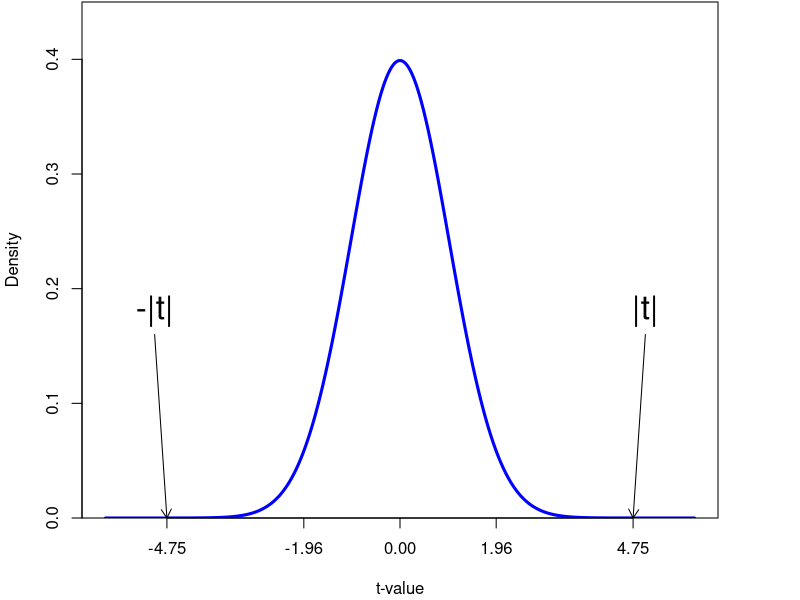
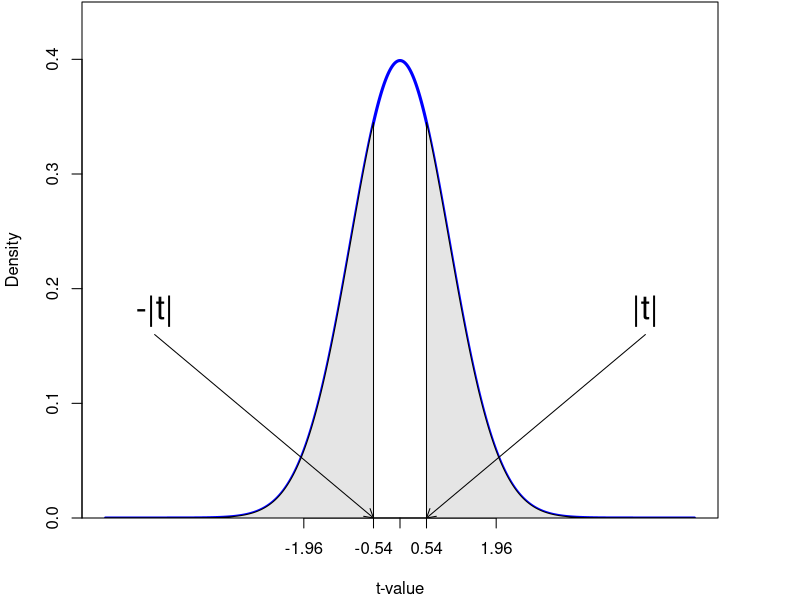
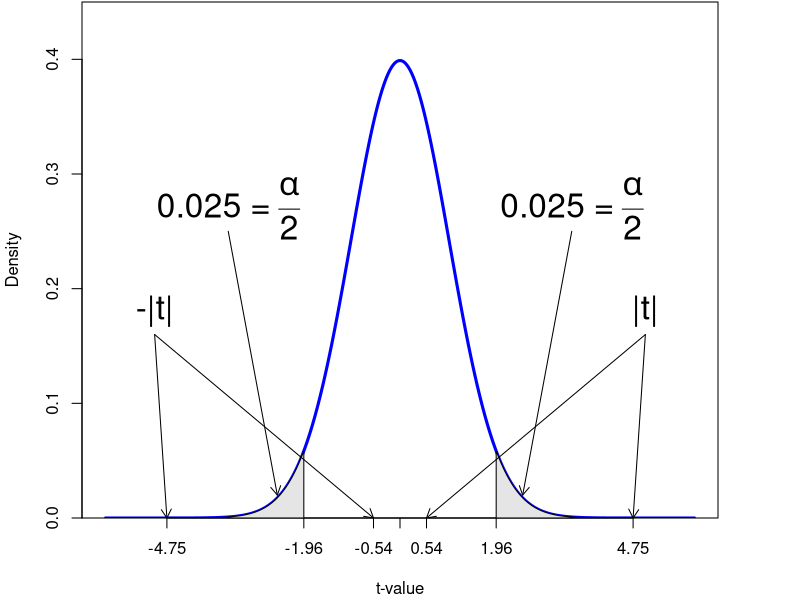
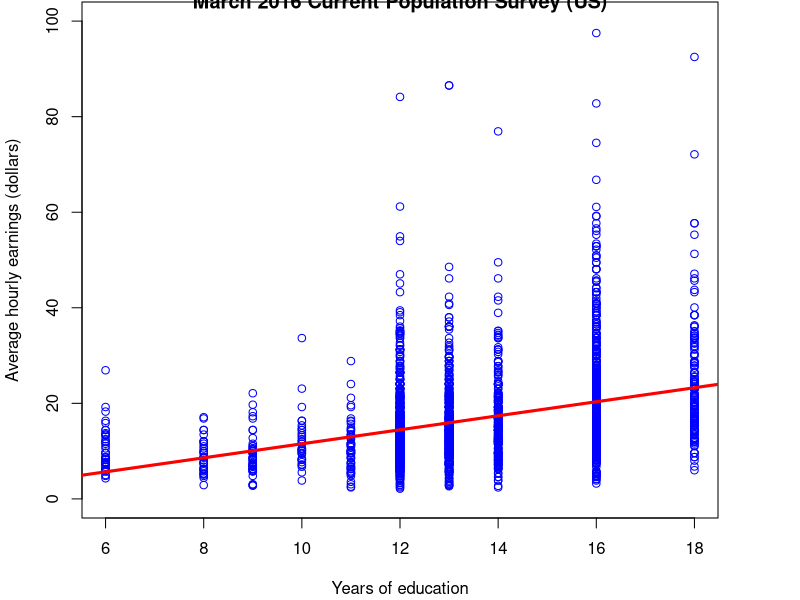
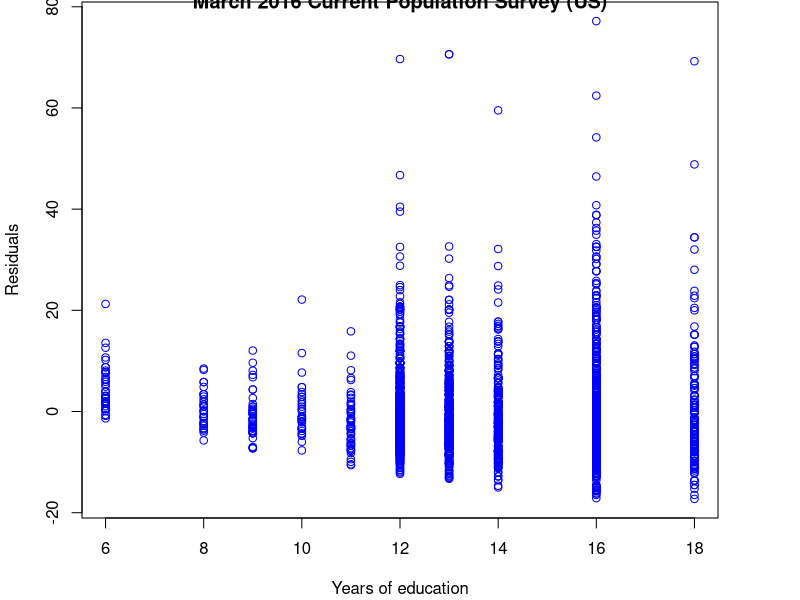

These charts were generated, in order, by the following R code:
## ---- chunk 1
library(AER) # include Applied Econometrics with R library
data(CASchools) # Load CASchools data
# Generate a couple of useful variables
CASchools$STR <- CASchools$students/CASchools$teachers  # Student-teacher ratio
CASchools$Score <- (CASchools$read + CASchools$math)/2  # Student test score
data(CPSSWEducation) # Load CPSSWEducation data
## ---- chunk 2
lm1 <- lm(Score ~ STR, data = CASchools) # Fitted model in lm1
summary(lm1)
## ---- chunk 3
# Plot the standard normal on the support [-6,6]
t <- seq(-6, 6, 0.01)
par(mar = c(4.1,4.1,0.1,4.1))
plot(x = t, 
     y = dnorm(t, 0, 1), 
     type = "l", 
     col = "blue", 
     lwd = 3, 
     yaxs = "i",
     ylab = "Density",
     xaxt="n",
     xlab = "t-value",
     ylim = c(0, 0.45) )

tact <- -4.75

axis(1, at = c(0, -1.96, 1.96, -tact, tact))

# Shade the critical regions using polygon():

#critical region in left tail

polygon(x = c(-6, seq(-6, -4.75, 0.01), -4.75),
        y = c(0, dnorm(seq(-6, -4.75, 0.01)), 0),
        col = 'red')

# critical region in right tail

polygon(x = c(4.75, seq(4.75, 6, 0.01), 6),
        y = c(0, dnorm(seq(4.75, 6, 0.01)), 0),
        col = 'red')

# Add arrows and texts indicating critical regions and the p-value
# arrows(-3.5, 0.2, -2.5, 0.02, length = 0.1)
# arrows(3.5, 0.2, 2.5, 0.02, length = 0.1)

arrows(-5, 0.16, -4.75, 0, length = 0.1)
arrows(5, 0.16, 4.75, 0, length = 0.1)

# text(-3.5, 0.22, 
#      labels = expression("0.025"~"="~over(alpha, 2)),
#      cex = 0.7)
# text(3.5, 0.22, 
#      labels = expression("0.025"~"="~over(alpha, 2)),
#      cex = 0.7)

text(-5, 0.18, 
     labels = expression(paste("-|",t,"|")), 
     cex = 2)
text(5, 0.18, 
     labels = expression(paste("|",t,"|")), 
     cex = 2)

## ---- chunk 4
# Plot the standard normal on the support [-6,6]
t <- seq(-6, 6, 0.01)
par(mar = c(4.1,4.1,0.1,4.1))
plot(x = t, 
     y = dnorm(t, 0, 1), 
     type = "l", 
     col = "blue", 
     lwd = 3, 
     yaxs = "i",
     ylab = "Density",
     xaxt="n",
     xlab = "t-value",
     ylim = c(0, 0.45) )

tact <- -0.54

axis(1, at = c(0, -1.96, 1.96, -tact, tact))

# Shade the critical regions using polygon():

#critical region in left tail

polygon(x = c(-6, seq(-6, -0.54, 0.01), -0.54),
        y = c(0, dnorm(seq(-6, -0.54, 0.01)), 0),
        col = 'gray90')

# critical region in right tail

polygon(x = c(0.54, seq(0.54, 6, 0.01), 6),
        y = c(0, dnorm(seq(0.54, 6, 0.01)), 0),
        col = 'gray90')

# Add arrows and texts indicating critical regions and the p-value
# arrows(-3.5, 0.2, -2.5, 0.02, length = 0.1)
# arrows(3.5, 0.2, 2.5, 0.02, length = 0.1)

arrows(-5, 0.16, -0.54, 0, length = 0.1)
arrows(5, 0.16, 0.54, 0, length = 0.1)

# text(-3.5, 0.22, 
#      labels = expression("0.025"~"="~over(alpha, 2)),
#      cex = 0.7)
# text(3.5, 0.22, 
#      labels = expression("0.025"~"="~over(alpha, 2)),
#      cex = 0.7)

text(-5, 0.18, 
     labels = expression(paste("-|",t,"|")), 
     cex = 2)
text(5, 0.18, 
     labels = expression(paste("|",t,"|")), 
     cex = 2)


## ---- chunk 5
# Plot the standard normal on the support [-6,6]
t <- seq(-6, 6, 0.01)
par(mar = c(4.1,4.1,0.1,4.1))
plot(x = t, 
     y = dnorm(t, 0, 1), 
     type = "l", 
     col = "blue", 
     lwd = 3, 
     yaxs = "i",
     ylab = "Density",
     xaxt="n",
     xlab = "t-value",
     ylim = c(0, 0.45) )

tact <- -0.54

axis(1, at = c(0, -1.96, 1.96, -tact, tact,-4.75,4.75))

# Shade the critical regions using polygon():

#critical region in left tail

polygon(x = c(-6, seq(-6, -1.96, 0.01), -1.96),
        y = c(0, dnorm(seq(-6, -1.96, 0.01)), 0),
        col = 'gray90')

# critical region in right tail

polygon(x = c(1.96, seq(1.96, 6, 0.01), 6),
        y = c(0, dnorm(seq(1.96, 6, 0.01)), 0),
        col = 'gray90')

# Add arrows and texts indicating critical regions and the p-value
arrows(-3.5, 0.25, -2.5, 0.02, length = 0.1)
arrows(3.5, 0.25, 2.5, 0.02, length = 0.1)

arrows(-5, 0.16, -0.54, 0, length = 0.1)
arrows(5, 0.16, 0.54, 0, length = 0.1)

arrows(-5, 0.16, -4.75, 0, length = 0.1)
arrows(5, 0.16, 4.75, 0, length = 0.1)


text(-3.5, 0.27,
     labels = expression("0.025"~"="~over(alpha, 2)),
     cex = 2)
text(3.5, 0.27,
     labels = expression("0.025"~"="~over(alpha, 2)),
     cex = 2)

text(-5, 0.18, 
     labels = expression(paste("-|",t,"|")), 
     cex = 2)
text(5, 0.18, 
     labels = expression(paste("|",t,"|")), 
     cex = 2)


## ---- chunk 6
library(AER) # include Applied Econometrics with R library
data(CPSSWEducation) # Load CPSSWEducation data
lm2 <- lm(earnings ~ education, data = CPSSWEducation) # Fitted model in lm1
# Scatter plot
plot(CPSSWEducation$education,CPSSWEducation$earnings,
     main = "March 2016 Current Population Survey (US)",
     col = "blue",
     xlab = "Years of education",
     ylab = "Average hourly earnings (dollars)",
     ylim = c(0, 100))
abline(lm2,
       lwd = 3,
       col = "red")
## ---- chunk 7
# Scatter plot
plot(CPSSWEducation$education,lm2$residuals,
     main = "March 2016 Current Population Survey (US)",
     col = "blue",
     xlab = "Years of education",
     ylab = "Residuals")
## ---- chunk 8
# Earnings-education regression (lm2)
# Regression output with homoskedastic-only SEs
summary(lm2)
## ---- chunk 9
library(parameters) # include parameters library
# Earnings-education regression (lm2)
# Regression output with heteroskedastic robust SEs
parameters(lm2, robust = TRUE, vcov_type = "HC1")
## ---- chunk 10
# Regression output with heteroskedastic robust SEs
parameters(lm1, robust = TRUE, vcov_type = "HC1")
